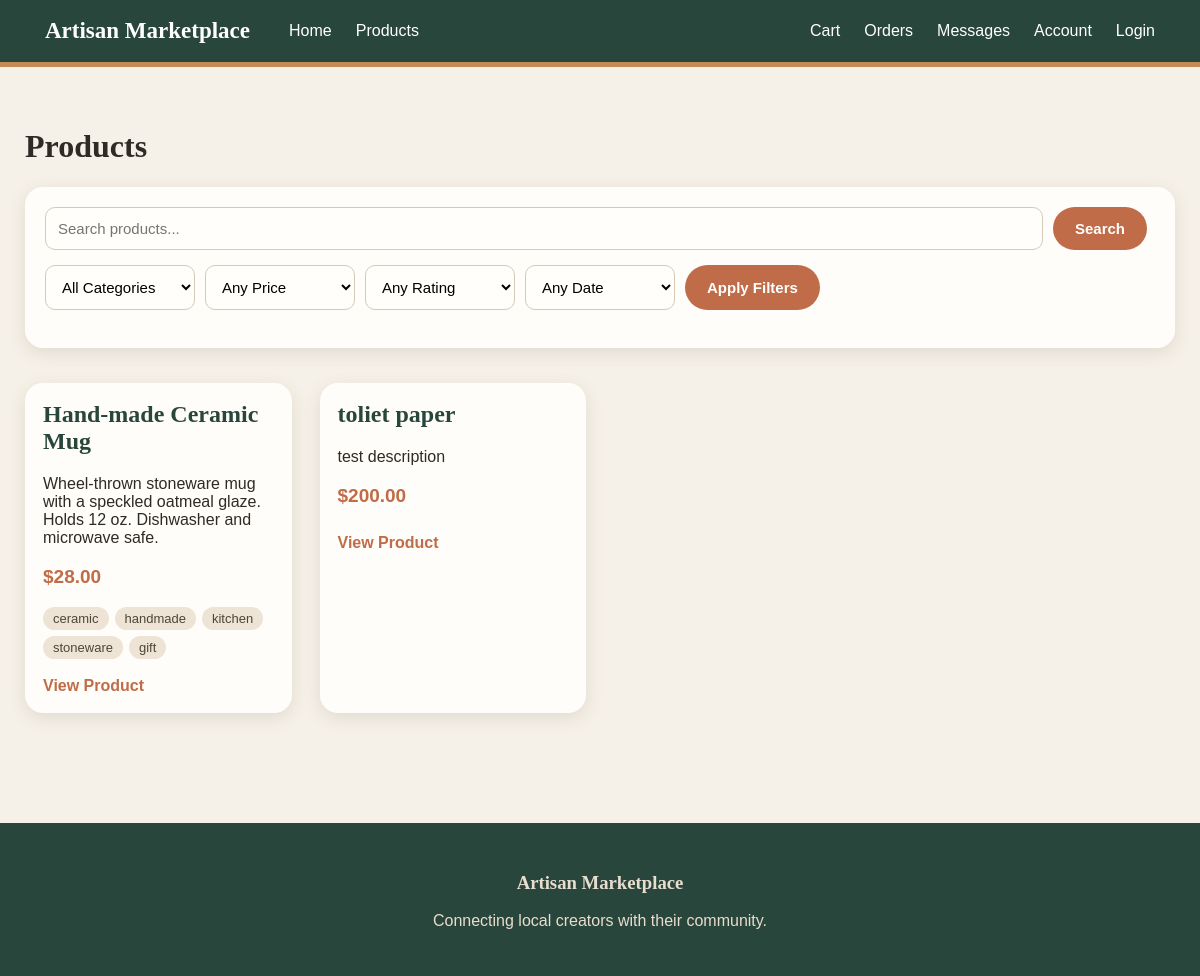
/products, run on an earlier commit of the app's database.
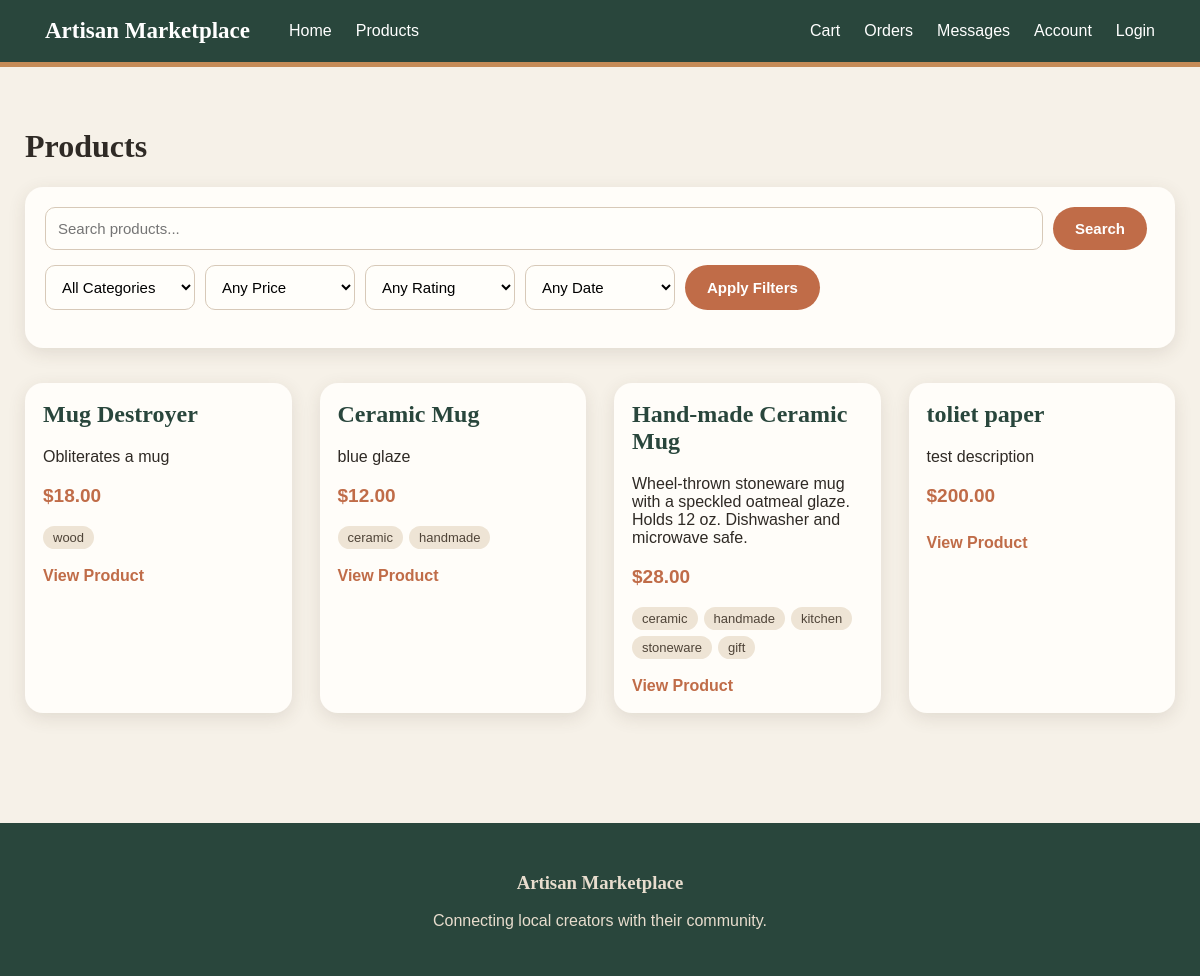
And on a later commit of the database.
### tables this page shows
CREATE TABLE products (
            product_id INTEGER PRIMARY KEY AUTOINCREMENT,
            seller_id INTEGER NOT NULL,
            title TEXT NOT NULL,
            description TEXT,
            price REAL NOT NULL,
            stock_quantity INTEGER NOT NULL,
            created_at TIMESTAMP DEFAULT CURRENT_TIMESTAMP
        );

CREATE TABLE product_tags (
            tag_id INTEGER PRIMARY KEY AUTOINCREMENT,
            product_id INTEGER NOT NULL,
            tag TEXT NOT NULL,
            UNIQUE (product_id, tag)
        );

### app.py (the view)
@app.route("/products")
def products():
    search = request.args.get("search", "").strip()
    all_products = [
        {"id": p[0], "seller_id": p[1], "title": p[2], "price": p[3], "stock": p[4],
         "description": p[5], "tags": get_product_tags(p[0])}
        for p in search_products(search)
    ]
    return render_template("products.html", products=all_products, search=search)

### database.py (called while the page is built)
def list_products():
    conn = sqlite3.connect(DB_PATH)
    cursor = conn.cursor()
    cursor.execute('''
        SELECT product_id, seller_id, title, price, stock_quantity, description
        FROM products
        ORDER BY product_id DESC
    ''')
    products = cursor.fetchall()
    conn.close()
    return products

def get_product_tags(product_id):
    conn = sqlite3.connect(DB_PATH)
    cursor = conn.cursor()
    cursor.execute('SELECT tag FROM product_tags WHERE product_id = ? ORDER BY tag_id', (product_id,))
    tags = [row[0] for row in cursor.fetchall()]
    conn.close()
    return tags

### product_manage_db.py (called while the page is built, shortened)
def search_products(keyword):
    words = (keyword or "").split()
    if not words:
        return database.list_products()

### templates/products.html (shortened to what this page needs)
{% extends "base.html" %}
{% block content %}
<h1>Products</h1>
<form class="search-form" method="GET" action="/products">
    <div class="search-row">
        <input
            type="text"
            name="search"
            placeholder="Search products..."
            value="{{ search or '' }}"
        >
        <button type="submit">
            Search
        </button>
    </div>
    <div class="filter-row">
        <select name="category">
            <option value="">All Categories</option>
        </select>
        <select name="price">
            <option value="">Any Price</option>
        </select>
        <select name="rating">
            <option value="">Any Rating</option>
        </select>
        <select name="date">
            <option value="">Any Date</option>
        </select>
        <button type="submit" class="filter-button">
            Apply Filters
        </button>
    </div>
</form>
<div class="product-grid">
    {% for product in products %}
    <div class="product-card">
        <div class="product-card-content">
            <h2>{{ product.title }}</h2>
            {% if product.description %}
            <p>{{ product.description }}</p>
            {% endif %}
            <p class="product-price">${{ "%.2f"|format(product.price) }}</p>
            {% if product.tags %}
            <div class="tag-list">
                {% for tag in product.tags %}
                <span class="tag tag-static">{{ tag }}</span>
                {% endfor %}
            </div>
            {% endif %}
            <a href="/product/{{ product.id }}">View Product</a>
        </div>
    </div>
    {% endfor %}
</div>
{% endblock %}

What changed in the data, as far as the page shows it:
added products: title "Mug Destroyer", description "Obliterates a mug", price "18.00"
added product_tags: tag "wood", shown under "Mug Destroyer"
added products: title "Ceramic Mug", description "blue glaze", price "12.00"
added product_tags: tag "ceramic", shown under "Ceramic Mug"
added product_tags: tag "handmade", shown under "Ceramic Mug"
